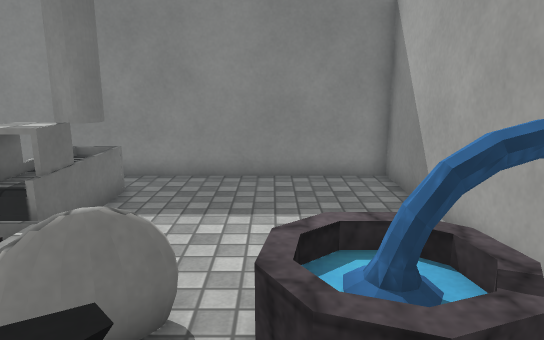
view 1 (above)

12 first-person views from a walk through a Unity game level. The camera is 1.4 m above the floor, tilts 12° down and sees 70° across. The floor is counted in squares, 0.5 m on a side. Each view is taken from the middle of a square. On the plan, view 1 faces up. The plan holds only what a view shows up to about 20 squares ahead; the rest is blank. The place goes on beyond the plan. The player character is not drawn. Some surface patterns are stand-ins.

view 2
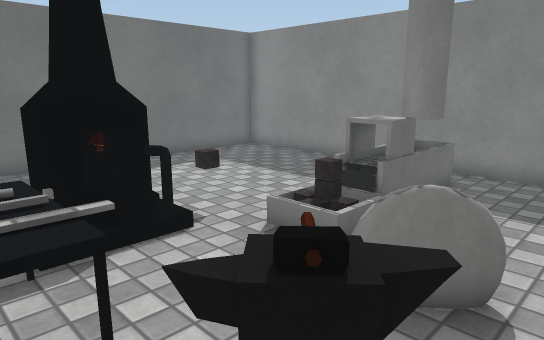

view 3
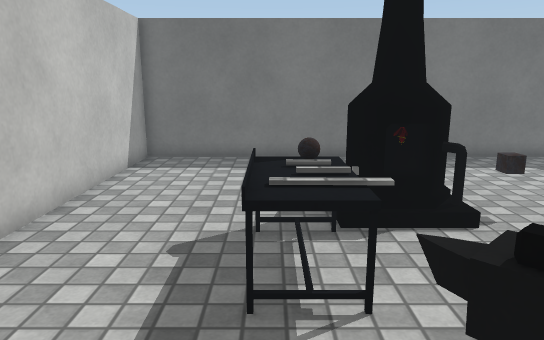

view 4
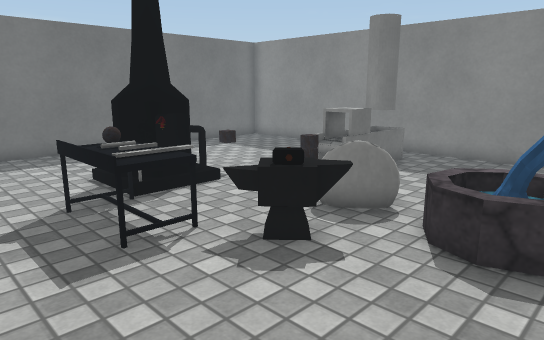

view 5
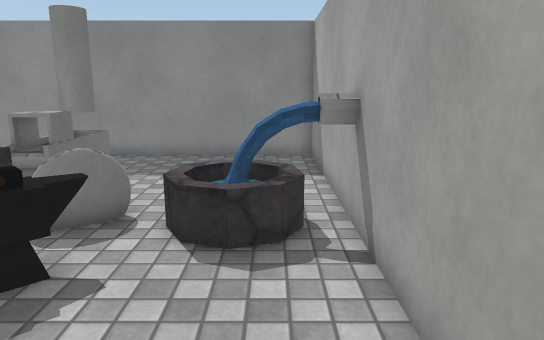

view 6
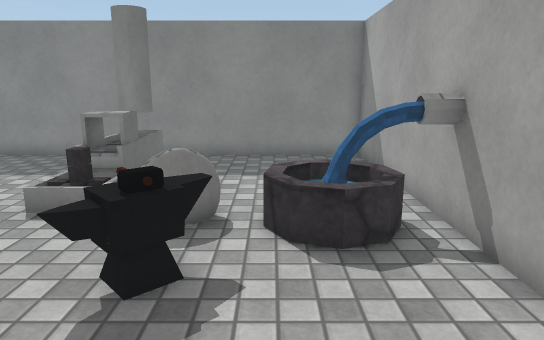

view 7
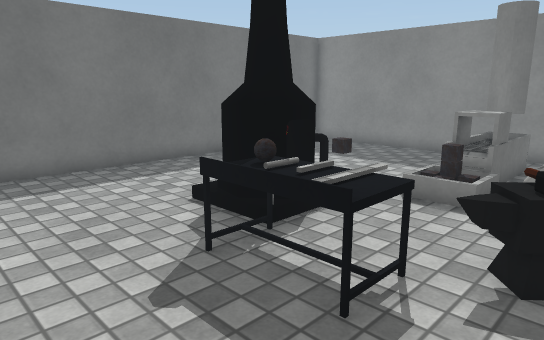

view 8
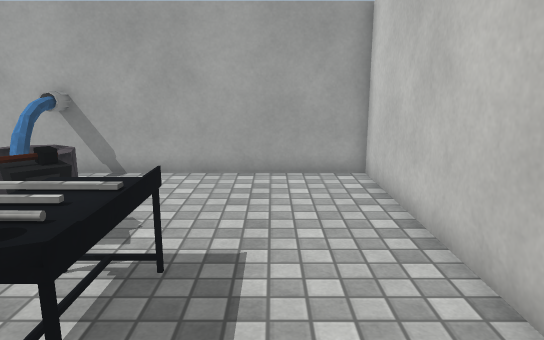

view 9
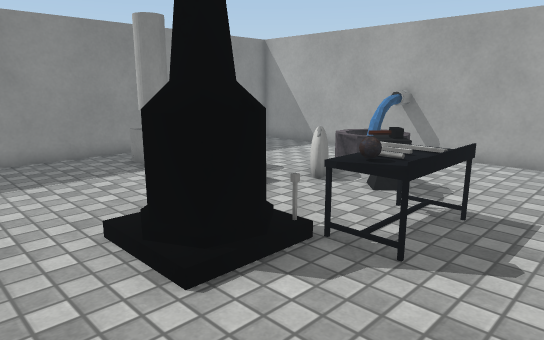

view 10
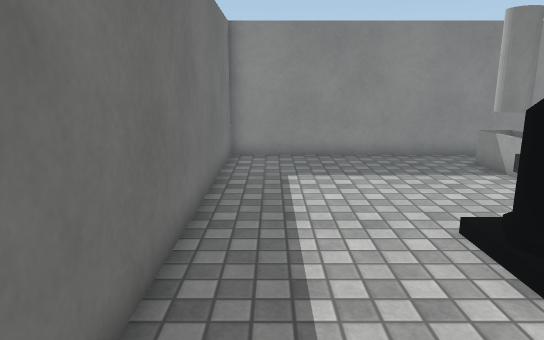

view 11
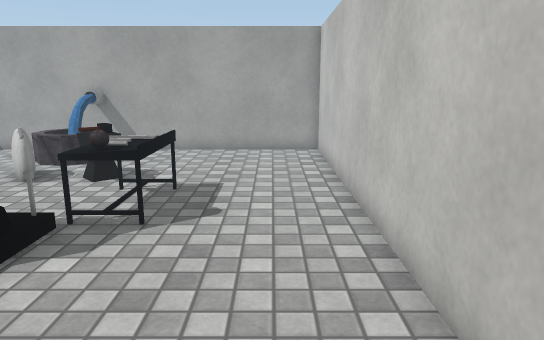

view 12
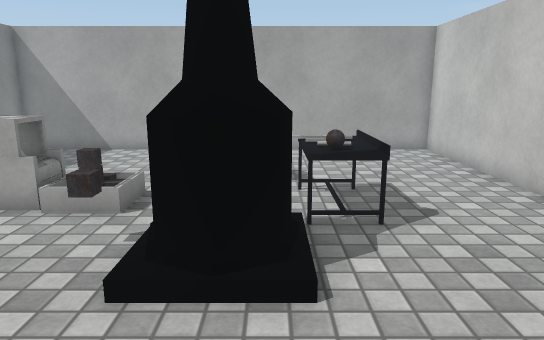

### Floor plan
Points are (right, up) in squares from view 1. A wall is a line through its corners. A room is listed if a view was taken in it or the views show most of it. See-through windows are left out.
Room 1 (views 1, 2, 3, 4, 5, 6, 7, 8, 9, 10, 11, 12)
walls: (-7.7, 3) (-6.9, 2.3); (-7.7, 2.3) (-7.4, 2.1) (-7.4, 1.6) (-7.8, 1.3) (-8.3, 1.4) (-8.5, 1.8) (-8.3, 2.3); (3.7, -6.1) (3.7, 12.3) (-14.7, 12.3) (-14.7, -6.1) (3.7, -6.1)
low walls: (-6.9, 2.3) (-6.8, 1.3) (-7.6, 0.7) (-8.6, 0.9) (-9.1, 1.8) (-8.6, 2.7); (-7.8, 2.3) (-7.8, 1.3); (-3.9, 6.1) (-5.4, 6.1); (-3.8, 6.2) (-3.8, 5.5); (-4.2, 6.4) (-4.2, 7.5); (-4, 6.8) (-5.4, 6.8); (-4.4, 7) (-5.1, 7); (-4.5, 7.2) (-5.2, 7.2); (-4.6, 7.5) (-5.3, 7.5) (-5.3, 10.4); (-4.6, 8.1) (-5.2, 8.1); (-4.2, 9.6) (-4.2, 10.2); (-5.2, 10.2) (-5.2, 6.4); (-4.1, 10.4) (-4.1, 6.4) (-5.3, 6.4) (-5.3, 7.4)
ways out: gap at (-4, 8)
objects: other object (-8, 4) to (-7, 4); pipe (-7, 3); table (-6, -1) to (-6, 0); sword (-5, -1) to (-4, 1); table (-3, -1) to (-3, 0); anvil (-3, 1); hammer (-2, 1) to (-2, 2); anvil (-1, 1) to (-1, 2); other object (0, 2) to (3, 5)

Positions as (right, up) in squares from view 1, and headings:
1: (0, 0), facing up
2: (0, -1), facing up-left
3: (1, -1), facing left
4: (3, -4), facing up-left
5: (2, -4), facing up
6: (0, -4), facing up
7: (-1, -5), facing up-left
8: (-9, -3), facing right
9: (-12, -4), facing up-right
10: (-13, -4), facing up
11: (-14, -4), facing right
12: (-14, 1), facing right
